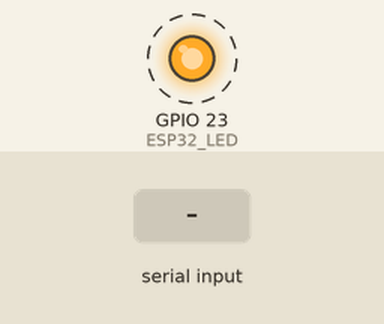
Simulated run of this sketch. Board: ESP32. On the bench: output pins drawn as LEDs (lit = HIGH). Dashed ring = blinking. The inputs (shaded band) are chosen by the test bench. What the sketch prints to the serial monitor is not drawn.

Above: at 2.0 s.
2.1 s: "1" received over the second serial link
Timing chart, 0 to 11.3 s (numbered marks = the images above; inputs shaded):
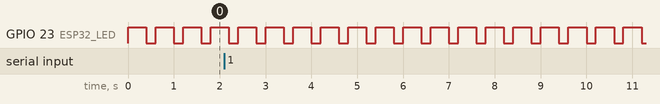

Measured:
- by itself, GPIO 23 (ESP32_LED): alternates HIGH for 0.40 s and LOW for 0.20 s

The sketch:

npmg-esp32-blink.ino
```cpp
const int ESP32_LED = 23;

void setup() {
  pinMode(ESP32_LED, OUTPUT);
  Serial.begin(9600);
  Serial1.begin(9600);
}

void loop() {
  if (Serial1.available()) {
      Serial.write("Data: ");
      Serial.write(Serial1.read());
      Serial.println();
  }
  digitalWrite(ESP32_LED, HIGH);
  delay(400);
  digitalWrite(ESP32_LED, LOW);
  delay(200);
}
```
